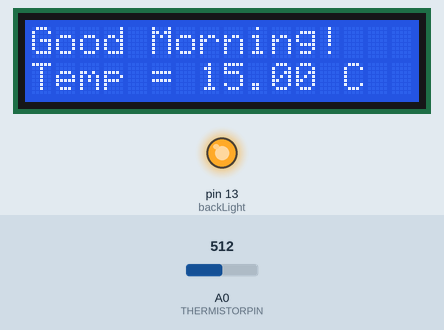
Recording of a sketch running on a simulated Arduino Uno, built with avr-gcc and run on an emulated ATmega328P. Parts: 16×2 character LCD, output pins drawn as LEDs (lit = HIGH). Inputs (shaded band) come from the test bench; at power-on: A0 (THERMISTORPIN) = 512. What the sketch prints to the serial monitor is not drawn.

Above: at 2.2 s.
2.3 s: A0 (THERMISTORPIN) set to 0
At 6.8 s:
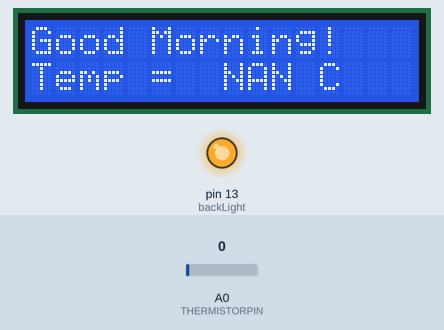
8.3 s: A0 (THERMISTORPIN) set to 1023
At 11.8 s:
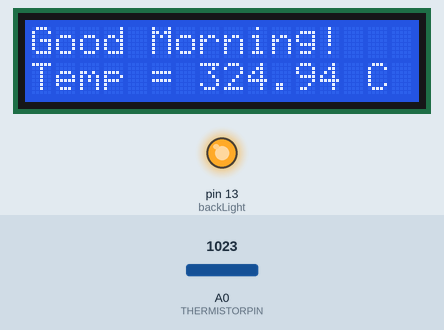
12.4 s: A0 (THERMISTORPIN) set to 900
At 18.4 s:
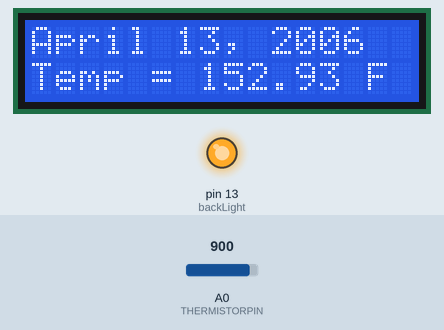
Timing chart, 0 to 19.9 s (numbered marks = the images above; inputs shaded):
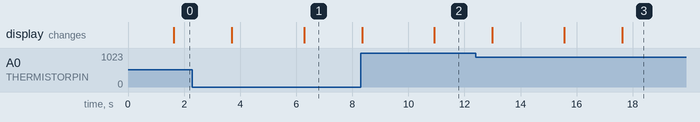

Measured:
- after the input at 2.3 s, the display: first differs from a run without the input after 4.0 s (image 1)
- after the input at 8.3 s, the display: first differs from a run without the input after 2.6 s (image 2)
- after the input at 12.4 s, the display: first differs from a run without the input after 3.2 s (image 3 shows a later state)

The sketch:

AnalogTemp_Display.ino
```cpp
/*

Analog Temperature

Reading Tem

  Turn an LED on for one second, off for one second,
  and repeat forever.

*/

#include <LiquidCrystal.h>
#include <math.h>

// Connections:
// rs (LCD pin 4) to Arduino pin 12
// rw (LCD pin 5) to Arduino pin 11
// enable (LCD pin 6) to Arduino pin 10
// LCD pin 15 to Arduino pin 13
// LCD pins d4, d5, d6, d7 to Arduino pins 5, 4, 3, 2
LiquidCrystal lcd(12, 11, 10, 5, 4, 3, 2);

// the value of the 'other' resistor
#define SERIESRESISTOR 10000

// What pin to connect the sensor to
#define THERMISTORPIN A0

int backLight = 13;    // pin 13 will control the backlight

/*
Formula to get hte logs from the analog sensor
*/
double Thermister(int RawADC)
{
  double Temp;
  Temp = log(((10240000/RawADC) - 10000));
  Temp = 1 / (0.001129148 + (0.000234125 + (0.0000000876741 * Temp * Temp ))* Temp ); Temp = Temp - 273.15;  // Convert Kelvin to Celcius
  return Temp;

}


void setup()
{
  Serial.begin(115200);

  pinMode(backLight, OUTPUT);
  digitalWrite(backLight, HIGH); // turn backlight on. Replace 'HIGH' with 'LOW' to turn it off.
  lcd.begin(16,2);              // columns, rows.  use 16,2 for a 16x2 LCD, etc.
  lcd.clear();                  // start with a blank screen
  lcd.setCursor(0,0);           // set cursor to column 0, row 0 (the first row)
  lcd.print("Hello Annika");    // change this text to whatever you like. keep it clean.
  lcd.setCursor(0,1);           // set cursor to column 0, row 1
  lcd.print("Love Daddy");
  // if you have a 4 row LCD, uncomment these lines to write to the bottom rows
  // and change the lcd.begin() statement above.
  //lcd.setCursor(0,2);         // set cursor to column 0, row 2
  //lcd.print("Row 3");
  //lcd.setCursor(0,3);         // set cursor to column 0, row 3
  //lcd.print("Row 4");
  delay(1000);
}


// After setup() finishes, the loop() function runs over and over
// again, forever (or until you turn off or reset the Arduino).
// This is usually where the bulk of your program lives:


void loop()
{

  double an_temp = Thermister(analogRead(0))-10;
  char buff[15];
  char str_temp[6];
  char str_temp1[6];

  float reading= analogRead(0);

  Serial.print(" Analog Value =");
  Serial.print(reading);
  Serial.println(";");

  reading = (1023 / reading)  - 1;
  reading = SERIESRESISTOR / reading;
  Serial.print("Thermistor resistance ");
  Serial.println(reading);
  Serial.println(";");


  Serial.print(an_temp);
  Serial.println("C");
  sprintf(buff, "T = %f C", an_temp);
  Serial.print(an_temp);  // display Fahrenheit
  Serial.println("c");
  delay(500);

  /* 4 is mininum width, 2 is precision; float value is copied onto str_temp*/
  dtostrf(an_temp, 4, 2, str_temp);
  sprintf(buff,"Temp = %s C", str_temp);

  lcd.begin(16,2);              // columns, rows.  use 16,2 for a 16x2 LCD, etc.
  lcd.clear();                  // start with a blank screen
  lcd.setCursor(0,0);           // set cursor to column 0, row 0 (the first row)
  lcd.print("Good Morning!");    // change this text to whatever you like. keep it clean.
  lcd.setCursor(0,1);           // set cursor to column 0, row 1
  lcd.print(buff);

  delay(2000);
//  an_temp = Thermister(analogRead(0));
  Serial.print(an_temp);
  an_temp =  1.8 * an_temp + 32;
  Serial.println("F - second time");
  dtostrf(an_temp, 4, 2, str_temp);
  sprintf(buff, "Temp = %s F", str_temp);
  lcd.begin(16,2);              // columns, rows.  use 16,2 for a 16x2 LCD, etc.
  lcd.clear();                  // start with a blank screen
  lcd.setCursor(0,0);           // set cursor to column 0, row 0 (the first row)
  lcd.print("April 13, 2006");    // change this text to whatever you like. keep it clean.
  lcd.setCursor(0,1);           // set cursor to column 0, row 1
  lcd.print(buff);
  delay(2000);


}
```
